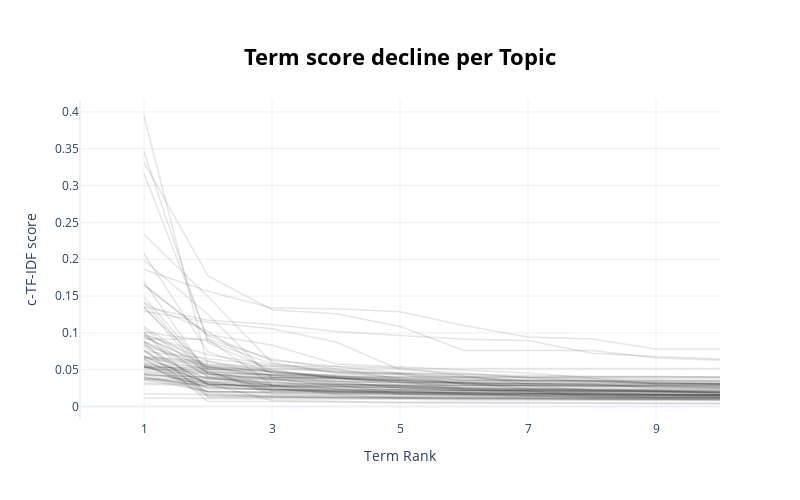

Source (notebook cell):
### Code cell
topic_model.visualize_term_rank()

### Figure 1 — Plotly figure (JSON) as saved in the notebook; plotly's stock layout.template omitted (floating-point values rounded to 4 significant figures)
{"data": [{"hovertext": "<b>Topic -1</b>:the_to_and_of_is_user_for_maga_in_", "line": {"color": "black", "width": 1.5}, "mode": "lines+lines", "name": "", "opacity": 0.1, "type": "scatter", "x": [1, 2, 3, 4, 5, 6, 7, 8, 9, 10], "y": [0.01153, 0.01065, 0.01014, 0.01001, 0.009976, 0.00868, 0.008675, 0.008618, 0.008479, 0.008291]}, {"hovertext": "<b>Topic 0</b>:she_you_is_he_are_user_so_her_my_an", "line": {"color": "black", "width": 1.5}, "mode": "lines+lines", "name": "", "opacity": 0.1, "type": "scatter", "x": [1, 2, 3, 4, 5, 6, 7, 8, 9, 10], "y": [0.01737, 0.01619, 0.01558, 0.01446, 0.01264, 0.01199, 0.01015, 0.009845, 0.009782, 0.009358]}, {"hovertext": "<b>Topic 1</b>:gun_control_guns_laws_the_to_about_", "line": {"color": "black", "width": 1.5}, "mode": "lines+lines", "name": "", "opacity": 0.1, "type": "scatter", "x": [1, 2, 3, 4, 5, 6, 7, 8, 9, 10], "y": [0.05348, 0.0487, 0.01611, 0.01528, 0.01143, 0.01031, 0.01024, 0.009962, 0.009428, 0.009119]}, {"hovertext": "<b>Topic 2</b>:liberals_they_user_their_the_are_li", "line": {"color": "black", "width": 1.5}, "mode": "lines+lines", "name": "", "opacity": 0.1, "type": "scatter", "x": [1, 2, 3, 4, 5, 6, 7, 8, 9, 10], "y": [0.06391, 0.01587, 0.0127, 0.01189, 0.01181, 0.01101, 0.01094, 0.01048, 0.009968, 0.009391]}, {"hovertext": "<b>Topic 3</b>:antifa_user_they_your_to_you_of_the", "line": {"color": "black", "width": 1.5}, "mode": "lines+lines", "name": "", "opacity": 0.1, "type": "scatter", "x": [1, 2, 3, 4, 5, 6, 7, 8, 9, 10], "y": [0.08647, 0.01271, 0.01222, 0.01144, 0.01116, 0.01028, 0.009995, 0.009477, 0.009347, 0.009222]}, {"hovertext": "<b>Topic 4</b>:conservatives_they_the_and_are_cons", "line": {"color": "black", "width": 1.5}, "mode": "lines+lines", "name": "", "opacity": 0.1, "type": "scatter", "x": [1, 2, 3, 4, 5, 6, 7, 8, 9, 10], "y": [0.0592, 0.01328, 0.0125, 0.01223, 0.01168, 0.01139, 0.0113, 0.0107, 0.01064, 0.01031]}, {"hovertext": "<b>Topic 5</b>:kavanaugh_maga_judge_vote_to_ford_w", "line": {"color": "black", "width": 1.5}, "mode": "lines+lines", "name": "", "opacity": 0.1, "type": "scatter", "x": [1, 2, 3, 4, 5, 6, 7, 8, 9, 10], "y": [0.07658, 0.01857, 0.01396, 0.01172, 0.01153, 0.01135, 0.01115, 0.01096, 0.01076, 0.01073]}, {"hovertext": "<b>Topic 6</b>:brexit_uk_tories_eu_labour_the_tory", "line": {"color": "black", "width": 1.5}, "mode": "lines+lines", "name": "", "opacity": 0.1, "type": "scatter", "x": [1, 2, 3, 4, 5, 6, 7, 8, 9, 10], "y": [0.04011, 0.02619, 0.02306, 0.02251, 0.02171, 0.01778, 0.01692, 0.01664, 0.01258, 0.01214]}, {"hovertext": "<b>Topic 7</b>:user_treph_follow_gt_you_lt_followi", "line": {"color": "black", "width": 1.5}, "mode": "lines+lines", "name": "", "opacity": 0.1, "type": "scatter", "x": [1, 2, 3, 4, 5, 6, 7, 8, 9, 10], "y": [0.07707, 0.006936, 0.006684, 0.005448, 0.005147, 0.004864, 0.004066, 0.003988, 0.003821, 0.003376]}, {"hovertext": "<b>Topic 8</b>:canada_trudeau_liberals_ndp_canadia", "line": {"color": "black", "width": 1.5}, "mode": "lines+lines", "name": "", "opacity": 0.1, "type": "scatter", "x": [1, 2, 3, 4, 5, 6, 7, 8, 9, 10], "y": [0.04655, 0.04436, 0.02416, 0.0235, 0.02307, 0.02221, 0.02138, 0.01667, 0.01562, 0.01455]}, {"hovertext": "<b>Topic 9</b>:women_liberals_sexual_conservatives", "line": {"color": "black", "width": 1.5}, "mode": "lines+lines", "name": "", "opacity": 0.1, "type": "scatter", "x": [1, 2, 3, 4, 5, 6, 7, 8, 9, 10], "y": [0.04067, 0.01954, 0.01877, 0.01693, 0.01436, 0.01433, 0.01291, 0.01226, 0.01213, 0.01188]}, {"hovertext": "<b>Topic 10</b>:maga_qanon_they_whine_wwg1wga_on_u", "line": {"color": "black", "width": 1.5}, "mode": "lines+lines", "name": "", "opacity": 0.1, "type": "scatter", "x": [1, 2, 3, 4, 5, 6, 7, 8, 9, 10], "y": [0.1007, 0.01478, 0.01356, 0.01328, 0.01248, 0.01197, 0.01178, 0.01152, 0.01146, 0.01136]}, {"hovertext": "<b>Topic 11</b>:president_trump_he_donald_is_moore", "line": {"color": "black", "width": 1.5}, "mode": "lines+lines", "name": "", "opacity": 0.1, "type": "scatter", "x": [1, 2, 3, 4, 5, 6, 7, 8, 9, 10], "y": [0.05128, 0.04569, 0.02787, 0.02314, 0.01657, 0.01389, 0.01278, 0.01186, 0.01138, 0.01109]}, {"hovertext": "<b>Topic 12</b>:racist_black_white_race_people_col", "line": {"color": "black", "width": 1.5}, "mode": "lines+lines", "name": "", "opacity": 0.1, "type": "scatter", "x": [1, 2, 3, 4, 5, 6, 7, 8, 9, 10], "y": [0.04389, 0.03972, 0.0369, 0.0298, 0.01748, 0.01642, 0.01398, 0.01356, 0.01202, 0.01169]}, {"hovertext": "<b>Topic 13</b>:nfl_football_he_game_the_players_y", "line": {"color": "black", "width": 1.5}, "mode": "lines+lines", "name": "", "opacity": 0.1, "type": "scatter", "x": [1, 2, 3, 4, 5, 6, 7, 8, 9, 10], "y": [0.08143, 0.03046, 0.02514, 0.0169, 0.01676, 0.01661, 0.01436, 0.01386, 0.01326, 0.01262]}, {"hovertext": "<b>Topic 14</b>:lying_she_liar_her_lie_is_lies_pai", "line": {"color": "black", "width": 1.5}, "mode": "lines+lines", "name": "", "opacity": 0.1, "type": "scatter", "x": [1, 2, 3, 4, 5, 6, 7, 8, 9, 10], "y": [0.04243, 0.03993, 0.0282, 0.02039, 0.01955, 0.01943, 0.01506, 0.01185, 0.01171, 0.01142]}, {"hovertext": "<b>Topic 15</b>:god_religion_hero_user_christian_h", "line": {"color": "black", "width": 1.5}, "mode": "lines+lines", "name": "", "opacity": 0.1, "type": "scatter", "x": [1, 2, 3, 4, 5, 6, 7, 8, 9, 10], "y": [0.06394, 0.0237, 0.02297, 0.0213, 0.02072, 0.01672, 0.01606, 0.01583, 0.01582, 0.01493]}, {"hovertext": "<b>Topic 16</b>:antifa_violence_far_left_democrats", "line": {"color": "black", "width": 1.5}, "mode": "lines+lines", "name": "", "opacity": 0.1, "type": "scatter", "x": [1, 2, 3, 4, 5, 6, 7, 8, 9, 10], "y": [0.05437, 0.02523, 0.02261, 0.01978, 0.01915, 0.01709, 0.01643, 0.01633, 0.01534, 0.01424]}, {"hovertext": "<b>Topic 17</b>:nazis_antifa_fascist_fascism_anti_", "line": {"color": "black", "width": 1.5}, "mode": "lines+lines", "name": "", "opacity": 0.1, "type": "scatter", "x": [1, 2, 3, 4, 5, 6, 7, 8, 9, 10], "y": [0.05279, 0.04441, 0.0369, 0.03085, 0.02822, 0.02492, 0.02104, 0.01339, 0.01334, 0.01322]}, {"hovertext": "<b>Topic 18</b>:holder_prison_jail_eric_should_be_", "line": {"color": "black", "width": 1.5}, "mode": "lines+lines", "name": "", "opacity": 0.1, "type": "scatter", "x": [1, 2, 3, 4, 5, 6, 7, 8, 9, 10], "y": [0.05795, 0.05408, 0.04204, 0.03239, 0.0258, 0.02316, 0.01829, 0.01708, 0.01638, 0.01565]}, {"hovertext": "<b>Topic 19</b>:bitch_bitches_bad_me_popped_bitchi", "line": {"color": "black", "width": 1.5}, "mode": "lines+lines", "name": "", "opacity": 0.1, "type": "scatter", "x": [1, 2, 3, 4, 5, 6, 7, 8, 9, 10], "y": [0.3164, 0.09147, 0.02896, 0.02717, 0.02573, 0.02573, 0.02385, 0.02277, 0.02247, 0.02211]}, {"hovertext": "<b>Topic 20</b>:patriots_user_maga_following_follo", "line": {"color": "black", "width": 1.5}, "mode": "lines+lines", "name": "", "opacity": 0.1, "type": "scatter", "x": [1, 2, 3, 4, 5, 6, 7, 8, 9, 10], "y": [0.0658, 0.05551, 0.04704, 0.03813, 0.03526, 0.03263, 0.02355, 0.01963, 0.01848, 0.01753]}, {"hovertext": "<b>Topic 21</b>:obama_he_president_trump_was_bitte", "line": {"color": "black", "width": 1.5}, "mode": "lines+lines", "name": "", "opacity": 0.1, "type": "scatter", "x": [1, 2, 3, 4, 5, 6, 7, 8, 9, 10], "y": [0.08426, 0.02889, 0.02577, 0.01762, 0.01623, 0.01606, 0.01549, 0.0147, 0.01381, 0.01373]}, {"hovertext": "<b>Topic 22</b>:user_antifa_disabled_fight_dresses", "line": {"color": "black", "width": 1.5}, "mode": "lines+lines", "name": "", "opacity": 0.1, "type": "scatter", "x": [1, 2, 3, 4, 5, 6, 7, 8, 9, 10], "y": [0.06793, 0.03083, 0.008286, 0.007082, 0.005828, 0.005663, 0.005431, 0.005298, 0.005039, 0.0049]}, {"hovertext": "<b>Topic 23</b>:pope_catholic_church_satan_francis", "line": {"color": "black", "width": 1.5}, "mode": "lines+lines", "name": "", "opacity": 0.1, "type": "scatter", "x": [1, 2, 3, 4, 5, 6, 7, 8, 9, 10], "y": [0.1424, 0.04381, 0.04321, 0.04093, 0.03564, 0.02543, 0.02395, 0.02308, 0.02212, 0.01798]}, {"hovertext": "<b>Topic 24</b>:nigga_niggas_nigger_ehen_dey_ass_s", "line": {"color": "black", "width": 1.5}, "mode": "lines+lines", "name": "", "opacity": 0.1, "type": "scatter", "x": [1, 2, 3, 4, 5, 6, 7, 8, 9, 10], "y": [0.1987, 0.125, 0.03839, 0.02708, 0.02559, 0.02213, 0.02173, 0.02026, 0.02021, 0.01883]}, {"hovertext": "<b>Topic 25</b>:serena_tennis_her_she_williams_was", "line": {"color": "black", "width": 1.5}, "mode": "lines+lines", "name": "", "opacity": 0.1, "type": "scatter", "x": [1, 2, 3, 4, 5, 6, 7, 8, 9, 10], "y": [0.08862, 0.05094, 0.03684, 0.03403, 0.0339, 0.0227, 0.02233, 0.02103, 0.02029, 0.01961]}, {"hovertext": "<b>Topic 26</b>:housing_affordable_associations_so", "line": {"color": "black", "width": 1.5}, "mode": "lines+lines", "name": "", "opacity": 0.1, "type": "scatter", "x": [1, 2, 3, 4, 5, 6, 7, 8, 9, 10], "y": [0.09715, 0.03969, 0.03933, 0.03381, 0.03212, 0.03115, 0.03059, 0.02913, 0.02854, 0.02809]}, {"hovertext": "<b>Topic 27</b>:maga_trump_trump2020_wwg1wga_monda", "line": {"color": "black", "width": 1.5}, "mode": "lines+lines", "name": "", "opacity": 0.1, "type": "scatter", "x": [1, 2, 3, 4, 5, 6, 7, 8, 9, 10], "y": [0.09527, 0.05361, 0.03969, 0.03842, 0.03552, 0.03213, 0.0312, 0.02992, 0.02586, 0.02527]}, {"hovertext": "<b>Topic 28</b>:he_his_him_catcher_sox_option_seas", "line": {"color": "black", "width": 1.5}, "mode": "lines+lines", "name": "", "opacity": 0.1, "type": "scatter", "x": [1, 2, 3, 4, 5, 6, 7, 8, 9, 10], "y": [0.03669, 0.02032, 0.01981, 0.01939, 0.01939, 0.01922, 0.01865, 0.01843, 0.01668, 0.01604]}, {"hovertext": "<b>Topic 29</b>:soros_antifa_terrorist_george_grou", "line": {"color": "black", "width": 1.5}, "mode": "lines+lines", "name": "", "opacity": 0.1, "type": "scatter", "x": [1, 2, 3, 4, 5, 6, 7, 8, 9, 10], "y": [0.1482, 0.04811, 0.02063, 0.01977, 0.01656, 0.01622, 0.01622, 0.01568, 0.01495, 0.01477]}, {"hovertext": "<b>Topic 30</b>:court_guilty_proven_innocent_judge", "line": {"color": "black", "width": 1.5}, "mode": "lines+lines", "name": "", "opacity": 0.1, "type": "scatter", "x": [1, 2, 3, 4, 5, 6, 7, 8, 9, 10], "y": [0.03525, 0.03238, 0.02999, 0.02939, 0.02746, 0.02472, 0.02341, 0.02163, 0.02003, 0.01879]}, {"hovertext": "<b>Topic 31</b>:liberals_zero_how_minute_lie_and_u", "line": {"color": "black", "width": 1.5}, "mode": "lines+lines", "name": "", "opacity": 0.1, "type": "scatter", "x": [1, 2, 3, 4, 5, 6, 7, 8, 9, 10], "y": [0.04393, 0.02082, 0.01802, 0.01778, 0.0168, 0.01557, 0.01448, 0.01436, 0.01417, 0.01357]}, {"hovertext": "<b>Topic 32</b>:kkk_beating_antifa_hoods_strangers", "line": {"color": "black", "width": 1.5}, "mode": "lines+lines", "name": "", "opacity": 0.1, "type": "scatter", "x": [1, 2, 3, 4, 5, 6, 7, 8, 9, 10], "y": [0.07433, 0.03746, 0.03699, 0.03664, 0.03611, 0.03326, 0.03089, 0.03004, 0.0252, 0.02518]}, {"hovertext": "<b>Topic 33</b>:kag_maga_qanon_wwg1wga_krav_qarmy_", "line": {"color": "black", "width": 1.5}, "mode": "lines+lines", "name": "", "opacity": 0.1, "type": "scatter", "x": [1, 2, 3, 4, 5, 6, 7, 8, 9, 10], "y": [0.1292, 0.1143, 0.1056, 0.08756, 0.05001, 0.04546, 0.0393, 0.03807, 0.03091, 0.03031]}, {"hovertext": "<b>Topic 34</b>:abortion_babies_metoo_women_aborti", "line": {"color": "black", "width": 1.5}, "mode": "lines+lines", "name": "", "opacity": 0.1, "type": "scatter", "x": [1, 2, 3, 4, 5, 6, 7, 8, 9, 10], "y": [0.06847, 0.03028, 0.02723, 0.02691, 0.02567, 0.02166, 0.01976, 0.01826, 0.01739, 0.01631]}, {"hovertext": "<b>Topic 35</b>:mueller_trump_ashwariya_vote_hire_", "line": {"color": "black", "width": 1.5}, "mode": "lines+lines", "name": "", "opacity": 0.1, "type": "scatter", "x": [1, 2, 3, 4, 5, 6, 7, 8, 9, 10], "y": [0.05383, 0.03441, 0.0228, 0.02023, 0.02003, 0.01893, 0.01797, 0.01792, 0.01608, 0.01608]}, {"hovertext": "<b>Topic 36</b>:antifa_violence_war_afd_groups_con", "line": {"color": "black", "width": 1.5}, "mode": "lines+lines", "name": "", "opacity": 0.1, "type": "scatter", "x": [1, 2, 3, 4, 5, 6, 7, 8, 9, 10], "y": [0.0609, 0.0327, 0.02256, 0.0212, 0.01961, 0.01921, 0.01856, 0.0163, 0.01561, 0.01512]}, {"hovertext": "<b>Topic 37</b>:puerto_rico_rican_hurricane_died_m", "line": {"color": "black", "width": 1.5}, "mode": "lines+lines", "name": "", "opacity": 0.1, "type": "scatter", "x": [1, 2, 3, 4, 5, 6, 7, 8, 9, 10], "y": [0.14, 0.1022, 0.04415, 0.03983, 0.03862, 0.0307, 0.02619, 0.02286, 0.02153, 0.02028]}, {"hovertext": "<b>Topic 38</b>:cnn_network_trusted_democrat_liber", "line": {"color": "black", "width": 1.5}, "mode": "lines+lines", "name": "", "opacity": 0.1, "type": "scatter", "x": [1, 2, 3, 4, 5, 6, 7, 8, 9, 10], "y": [0.04968, 0.0267, 0.02311, 0.02163, 0.02161, 0.02145, 0.02145, 0.02138, 0.02027, 0.01649]}, {"hovertext": "<b>Topic 39</b>:emmys_republican_india_unfunny_war", "line": {"color": "black", "width": 1.5}, "mode": "lines+lines", "name": "", "opacity": 0.1, "type": "scatter", "x": [1, 2, 3, 4, 5, 6, 7, 8, 9, 10], "y": [0.04541, 0.03044, 0.02781, 0.01936, 0.01936, 0.0183, 0.01788, 0.01474, 0.01467, 0.01427]}, {"hovertext": "<b>Topic 40</b>:maga_trump_babes_2020_give_take_1p", "line": {"color": "black", "width": 1.5}, "mode": "lines+lines", "name": "", "opacity": 0.1, "type": "scatter", "x": [1, 2, 3, 4, 5, 6, 7, 8, 9, 10], "y": [0.2074, 0.07403, 0.04573, 0.04069, 0.0405, 0.0405, 0.0405, 0.0405, 0.0405, 0.0405]}, {"hovertext": "<b>Topic 41</b>:antifa_domestic_terrorist_terroris", "line": {"color": "black", "width": 1.5}, "mode": "lines+lines", "name": "", "opacity": 0.1, "type": "scatter", "x": [1, 2, 3, 4, 5, 6, 7, 8, 9, 10], "y": [0.05314, 0.05262, 0.05084, 0.04792, 0.04391, 0.02997, 0.02818, 0.02206, 0.02084, 0.01998]}, {"hovertext": "<b>Topic 42</b>:texas_conservatives_democrats_yes_", "line": {"color": "black", "width": 1.5}, "mode": "lines+lines", "name": "", "opacity": 0.1, "type": "scatter", "x": [1, 2, 3, 4, 5, 6, 7, 8, 9, 10], "y": [0.05503, 0.03769, 0.03425, 0.02383, 0.0235, 0.02268, 0.02174, 0.02015, 0.01995, 0.01949]}, {"hovertext": "<b>Topic 43</b>:she_home_police_her_inciting_accou", "line": {"color": "black", "width": 1.5}, "mode": "lines+lines", "name": "", "opacity": 0.1, "type": "scatter", "x": [1, 2, 3, 4, 5, 6, 7, 8, 9, 10], "y": [0.03871, 0.02812, 0.02154, 0.02011, 0.0197, 0.01757, 0.01703, 0.0165, 0.0165, 0.01595]}, {"hovertext": "<b>Topic 44</b>:her_she_woman_threats_said_council", "line": {"color": "black", "width": 1.5}, "mode": "lines+lines", "name": "", "opacity": 0.1, "type": "scatter", "x": [1, 2, 3, 4, 5, 6, 7, 8, 9, 10], "y": [0.02997, 0.02884, 0.02857, 0.02458, 0.01821, 0.01782, 0.01709, 0.0167, 0.01633, 0.01622]}, {"hovertext": "<b>Topic 45</b>:kerry_tommy_rat_woodward_sources_n", "line": {"color": "black", "width": 1.5}, "mode": "lines+lines", "name": "", "opacity": 0.1, "type": "scatter", "x": [1, 2, 3, 4, 5, 6, 7, 8, 9, 10], "y": [0.05681, 0.02047, 0.01979, 0.01835, 0.01799, 0.01755, 0.01739, 0.01711, 0.01664, 0.01643]}, {"hovertext": "<b>Topic 46</b>:superman_batman_films_pic_steel_da", "line": {"color": "black", "width": 1.5}, "mode": "lines+lines", "name": "", "opacity": 0.1, "type": "scatter", "x": [1, 2, 3, 4, 5, 6, 7, 8, 9, 10], "y": [0.1056, 0.04525, 0.0354, 0.03373, 0.03188, 0.02836, 0.02497, 0.02497, 0.0236, 0.0236]}, {"hovertext": "<b>Topic 47</b>:maga_thank_president_usa_rbg_bless", "line": {"color": "black", "width": 1.5}, "mode": "lines+lines", "name": "", "opacity": 0.1, "type": "scatter", "x": [1, 2, 3, 4, 5, 6, 7, 8, 9, 10], "y": [0.09681, 0.0704, 0.05666, 0.04699, 0.04398, 0.04095, 0.03054, 0.02894, 0.02871, 0.02602]}, {"hovertext": "<b>Topic 48</b>:jesus_arguing_rule_democrats_conse", "line": {"color": "black", "width": 1.5}, "mode": "lines+lines", "name": "", "opacity": 0.1, "type": "scatter", "x": [1, 2, 3, 4, 5, 6, 7, 8, 9, 10], "y": [0.04384, 0.03444, 0.03288, 0.02947, 0.02767, 0.02432, 0.02373, 0.02346, 0.0232, 0.0232]}, {"hovertext": "<b>Topic 49</b>:ernie_bert_gay_minds_snuffy_bluewa", "line": {"color": "black", "width": 1.5}, "mode": "lines+lines", "name": "", "opacity": 0.1, "type": "scatter", "x": [1, 2, 3, 4, 5, 6, 7, 8, 9, 10], "y": [0.03769, 0.03769, 0.02919, 0.02367, 0.0227, 0.02145, 0.02145, 0.02139, 0.02057, 0.02025]}, {"hovertext": "<b>Topic 50</b>:bono_u2_asshole_his_tax_dublin_inc", "line": {"color": "black", "width": 1.5}, "mode": "lines+lines", "name": "", "opacity": 0.1, "type": "scatter", "x": [1, 2, 3, 4, 5, 6, 7, 8, 9, 10], "y": [0.3945, 0.05417, 0.04221, 0.03931, 0.03271, 0.03136, 0.03136, 0.03136, 0.03136, 0.03136]}, {"hovertext": "<b>Topic 51</b>:iran_kerry_his_he_transparent_feel", "line": {"color": "black", "width": 1.5}, "mode": "lines+lines", "name": "", "opacity": 0.1, "type": "scatter", "x": [1, 2, 3, 4, 5, 6, 7, 8, 9, 10], "y": [0.06633, 0.05039, 0.02886, 0.0275, 0.02279, 0.02095, 0.0204, 0.01913, 0.01895, 0.01892]}, {"hovertext": "<b>Topic 52</b>:birthday_happy_현재_ka_landon_hope_d", "line": {"color": "black", "width": 1.5}, "mode": "lines+lines", "name": "", "opacity": 0.1, "type": "scatter", "x": [1, 2, 3, 4, 5, 6, 7, 8, 9, 10], "y": [0.234, 0.1491, 0.05955, 0.04533, 0.04533, 0.04371, 0.03924, 0.0374, 0.03473, 0.03373]}, {"hovertext": "<b>Topic 53</b>:levi_levistrauss_jeans_takes_sanfr", "line": {"color": "black", "width": 1.5}, "mode": "lines+lines", "name": "", "opacity": 0.1, "type": "scatter", "x": [1, 2, 3, 4, 5, 6, 7, 8, 9, 10], "y": [0.1645, 0.09745, 0.08356, 0.05777, 0.0541, 0.04912, 0.04548, 0.03866, 0.03817, 0.03751]}, {"hovertext": "<b>Topic 54</b>:nra_unethical_research_calls_blame", "line": {"color": "black", "width": 1.5}, "mode": "lines+lines", "name": "", "opacity": 0.1, "type": "scatter", "x": [1, 2, 3, 4, 5, 6, 7, 8, 9, 10], "y": [0.186, 0.1566, 0.1337, 0.1328, 0.1286, 0.11, 0.09431, 0.09165, 0.07806, 0.07806]}, {"hovertext": "<b>Topic 55</b>:antifa_shirts_changed_protests_and", "line": {"color": "black", "width": 1.5}, "mode": "lines+lines", "name": "", "opacity": 0.1, "type": "scatter", "x": [1, 2, 3, 4, 5, 6, 7, 8, 9, 10], "y": [0.05639, 0.04717, 0.04326, 0.03538, 0.025, 0.02367, 0.0225, 0.02226, 0.02168, 0.02108]}, {"hovertext": "<b>Topic 56</b>:loan_conservatives_student_roseann", "line": {"color": "black", "width": 1.5}, "mode": "lines+lines", "name": "", "opacity": 0.1, "type": "scatter", "x": [1, 2, 3, 4, 5, 6, 7, 8, 9, 10], "y": [0.03739, 0.03373, 0.02995, 0.02929, 0.02929, 0.02929, 0.02916, 0.02768, 0.02768, 0.02768]}, {"hovertext": "<b>Topic 57</b>:blocked_me_scraping_blocklists_inc", "line": {"color": "black", "width": 1.5}, "mode": "lines+lines", "name": "", "opacity": 0.1, "type": "scatter", "x": [1, 2, 3, 4, 5, 6, 7, 8, 9, 10], "y": [0.1693, 0.04328, 0.03857, 0.03857, 0.03857, 0.03857, 0.03494, 0.03378, 0.03282, 0.03132]}, {"hovertext": "<b>Topic 58</b>:resign_malam_hell_immediately_govt", "line": {"color": "black", "width": 1.5}, "mode": "lines+lines", "name": "", "opacity": 0.1, "type": "scatter", "x": [1, 2, 3, 4, 5, 6, 7, 8, 9, 10], "y": [0.1357, 0.03982, 0.03142, 0.03113, 0.02895, 0.02453, 0.02261, 0.02178, 0.02178, 0.02178]}, {"hovertext": "<b>Topic 59</b>:maga_plants_keepamericagreat_ameri", "line": {"color": "black", "width": 1.5}, "mode": "lines+lines", "name": "", "opacity": 0.1, "type": "scatter", "x": [1, 2, 3, 4, 5, 6, 7, 8, 9, 10], "y": [0.06442, 0.03787, 0.03223, 0.03015, 0.02933, 0.02912, 0.02868, 0.02721, 0.02703, 0.02493]}, {"hovertext": "<b>Topic 60</b>:list_account_names_twitter_lists_p", "line": {"color": "black", "width": 1.5}, "mode": "lines+lines", "name": "", "opacity": 0.1, "type": "scatter", "x": [1, 2, 3, 4, 5, 6, 7, 8, 9, 10], "y": [0.135, 0.1171, 0.1113, 0.1019, 0.0965, 0.09134, 0.08953, 0.07221, 0.06804, 0.06463]}, {"hovertext": "<b>Topic 61</b>:news_fake_journalistic_journalists", "line": {"color": "black", "width": 1.5}, "mode": "lines+lines", "name": "", "opacity": 0.1, "type": "scatter", "x": [1, 2, 3, 4, 5, 6, 7, 8, 9, 10], "y": [0.1012, 0.08897, 0.05803, 0.04926, 0.04499, 0.03504, 0.03504, 0.03504, 0.03504, 0.03504]}, {"hovertext": "<b>Topic 62</b>:nike_kaepernick_boycottnike_buying", "line": {"color": "black", "width": 1.5}, "mode": "lines+lines", "name": "", "opacity": 0.1, "type": "scatter", "x": [1, 2, 3, 4, 5, 6, 7, 8, 9, 10], "y": [0.3457, 0.08656, 0.04925, 0.03819, 0.0342, 0.03332, 0.03204, 0.03165, 0.03102, 0.02974]}, {"hovertext": "<b>Topic 63</b>:liberals_cillizza_insist_millionai", "line": {"color": "black", "width": 1.5}, "mode": "lines+lines", "name": "", "opacity": 0.1, "type": "scatter", "x": [1, 2, 3, 4, 5, 6, 7, 8, 9, 10], "y": [0.03145, 0.03121, 0.02656, 0.02656, 0.0257, 0.024, 0.02083, 0.02005, 0.01913, 0.0189]}, {"hovertext": "<b>Topic 64</b>:carrey_dubakoor_actor_powerful_wom", "line": {"color": "black", "width": 1.5}, "mode": "lines+lines", "name": "", "opacity": 0.1, "type": "scatter", "x": [1, 2, 3, 4, 5, 6, 7, 8, 9, 10], "y": [0.1084, 0.05224, 0.04017, 0.03847, 0.03252, 0.03185, 0.02858, 0.02858, 0.02858, 0.02858]}, {"hovertext": "<b>Topic 65</b>:book_read_books_loves_con_story_se", "line": {"color": "black", "width": 1.5}, "mode": "lines+lines", "name": "", "opacity": 0.1, "type": "scatter", "x": [1, 2, 3, 4, 5, 6, 7, 8, 9, 10], "y": [0.06774, 0.05783, 0.05444, 0.04654, 0.03871, 0.03851, 0.03629, 0.0352, 0.03245, 0.0307]}, {"hovertext": "<b>Topic 66</b>:crook_weed_he_victim_home_had_murd", "line": {"color": "black", "width": 1.5}, "mode": "lines+lines", "name": "", "opacity": 0.1, "type": "scatter", "x": [1, 2, 3, 4, 5, 6, 7, 8, 9, 10], "y": [0.09896, 0.06167, 0.04701, 0.04176, 0.03698, 0.03567, 0.03519, 0.03489, 0.03079, 0.03012]}, {"hovertext": "<b>Topic 67</b>:guilty_innocent_rape_jury_swapping", "line": {"color": "black", "width": 1.5}, "mode": "lines+lines", "name": "", "opacity": 0.1, "type": "scatter", "x": [1, 2, 3, 4, 5, 6, 7, 8, 9, 10], "y": [0.07502, 0.06486, 0.05506, 0.0543, 0.04547, 0.04331, 0.04178, 0.0412, 0.0412, 0.03982]}, {"hovertext": "<b>Topic 68</b>:beto_cruz_willie_texas_ted_rourke_", "line": {"color": "black", "width": 1.5}, "mode": "lines+lines", "name": "", "opacity": 0.1, "type": "scatter", "x": [1, 2, 3, 4, 5, 6, 7, 8, 9, 10], "y": [0.1656, 0.09629, 0.06243, 0.0545, 0.05249, 0.04162, 0.03338, 0.03304, 0.03239, 0.03103]}, {"hovertext": "<b>Topic 69</b>:russian_russia_stalin_collusion_sa", "line": {"color": "black", "width": 1.5}, "mode": "lines+lines", "name": "", "opacity": 0.1, "type": "scatter", "x": [1, 2, 3, 4, 5, 6, 7, 8, 9, 10], "y": [0.05485, 0.05098, 0.0492, 0.03886, 0.02848, 0.02848, 0.02848, 0.02848, 0.02848, 0.02848]}, {"hovertext": "<b>Topic 70</b>:mosotho_character_umuntu_unculture", "line": {"color": "black", "width": 1.5}, "mode": "lines+lines", "name": "", "opacity": 0.1, "type": "scatter", "x": [1, 2, 3, 4, 5, 6, 7, 8, 9, 10], "y": [0.09444, 0.05588, 0.05166, 0.05166, 0.05166, 0.05166, 0.05166, 0.05166, 0.05166, 0.05166]}, {"hovertext": "<b>Topic 71</b>:flake_snow_buh_melting_snowflake_i", "line": {"color": "black", "width": 1.5}, "mode": "lines+lines", "name": "", "opacity": 0.1, "type": "scatter", "x": [1, 2, 3, 4, 5, 6, 7, 8, 9, 10], "y": [0.3316, 0.1774, 0.1313, 0.1259, 0.1087, 0.07603, 0.07603, 0.07603, 0.06575, 0.06296]}, {"hovertext": "<b>Topic 72</b>:maga_swamp_ellison_these_jail_evid", "line": {"color": "black", "width": 1.5}, "mode": "lines+lines", "name": "", "opacity": 0.1, "type": "scatter", "x": [1, 2, 3, 4, 5, 6, 7, 8, 9, 10], "y": [0.06757, 0.06111, 0.04184, 0.04081, 0.03574, 0.03502, 0.03485, 0.03358, 0.03358, 0.03358]}, {"hovertext": "<b>Topic 73</b>:feinstein_dianne_she_liar_sen_desp", "line": {"color": "black", "width": 1.5}, "mode": "lines+lines", "name": "", "opacity": 0.1, "type": "scatter", "x": [1, 2, 3, 4, 5, 6, 7, 8, 9, 10], "y": [0.0874, 0.04189, 0.03928, 0.03864, 0.03478, 0.03123, 0.028, 0.02685, 0.02617, 0.02617]}, {"hovertext": "<b>Topic 74</b>:maga_definitely_pussygrabbing_evey", "line": {"color": "black", "width": 1.5}, "mode": "lines+lines", "name": "", "opacity": 0.1, "type": "scatter", "x": [1, 2, 3, 4, 5, 6, 7, 8, 9, 10], "y": [0.08765, 0.04636, 0.04356, 0.04356, 0.04356, 0.04015, 0.03982, 0.03982, 0.03982, 0.03982]}, {"hovertext": "<b>Topic 75</b>:she_could_vaporizes_demoncrats_tw3", "line": {"color": "black", "width": 1.5}, "mode": "lines+lines", "name": "", "opacity": 0.1, "type": "scatter", "x": [1, 2, 3, 4, 5, 6, 7, 8, 9, 10], "y": [0.05401, 0.03011, 0.02798, 0.02798, 0.02798, 0.02798, 0.02798, 0.02798, 0.02798, 0.02798]}, {"hovertext": "<b>Topic 76</b>:israel_antisemitism_israeli_intern", "line": {"color": "black", "width": 1.5}, "mode": "lines+lines", "name": "", "opacity": 0.1, "type": "scatter", "x": [1, 2, 3, 4, 5, 6, 7, 8, 9, 10], "y": [0.09177, 0.0916, 0.06462, 0.05144, 0.03742, 0.03634, 0.03535, 0.03535, 0.03535, 0.03535]}, {"hovertext": "<b>Topic 77</b>:traitor_jfkjr_plane_user_showed_fa", "line": {"color": "black", "width": 1.5}, "mode": "lines+lines", "name": "", "opacity": 0.1, "type": "scatter", "x": [1, 2, 3, 4, 5, 6, 7, 8, 9, 10], "y": [0.08336, 0.05417, 0.04759, 0.04138, 0.04071, 0.03981, 0.03871, 0.0345, 0.03136, 0.03136]}, {"hovertext": "<b>Topic 78</b>:economy_hispanics_trump_jobs_ever_", "line": {"color": "black", "width": 1.5}, "mode": "lines+lines", "name": "", "opacity": 0.1, "type": "scatter", "x": [1, 2, 3, 4, 5, 6, 7, 8, 9, 10], "y": [0.1339, 0.05125, 0.04661, 0.03939, 0.03294, 0.03235, 0.03072, 0.0303, 0.02992, 0.02992]}], "layout": {"height": 500, "hoverlabel": {"bgcolor": "white", "font": {"family": "Rockwell", "size": 16}}, "showlegend": false, "title": {"font": {"color": "Black", "size": 22}, "text": "<b>Term score decline per Topic</b>", "x": 0.5, "xanchor": "center", "y": 0.9, "yanchor": "top"}, "width": 800, "xaxis": {"dtick": 2, "range": [0, 10], "tick0": 1, "title": {"text": "Term Rank"}}, "yaxis": {"title": {"text": "c-TF-IDF score"}}}}
